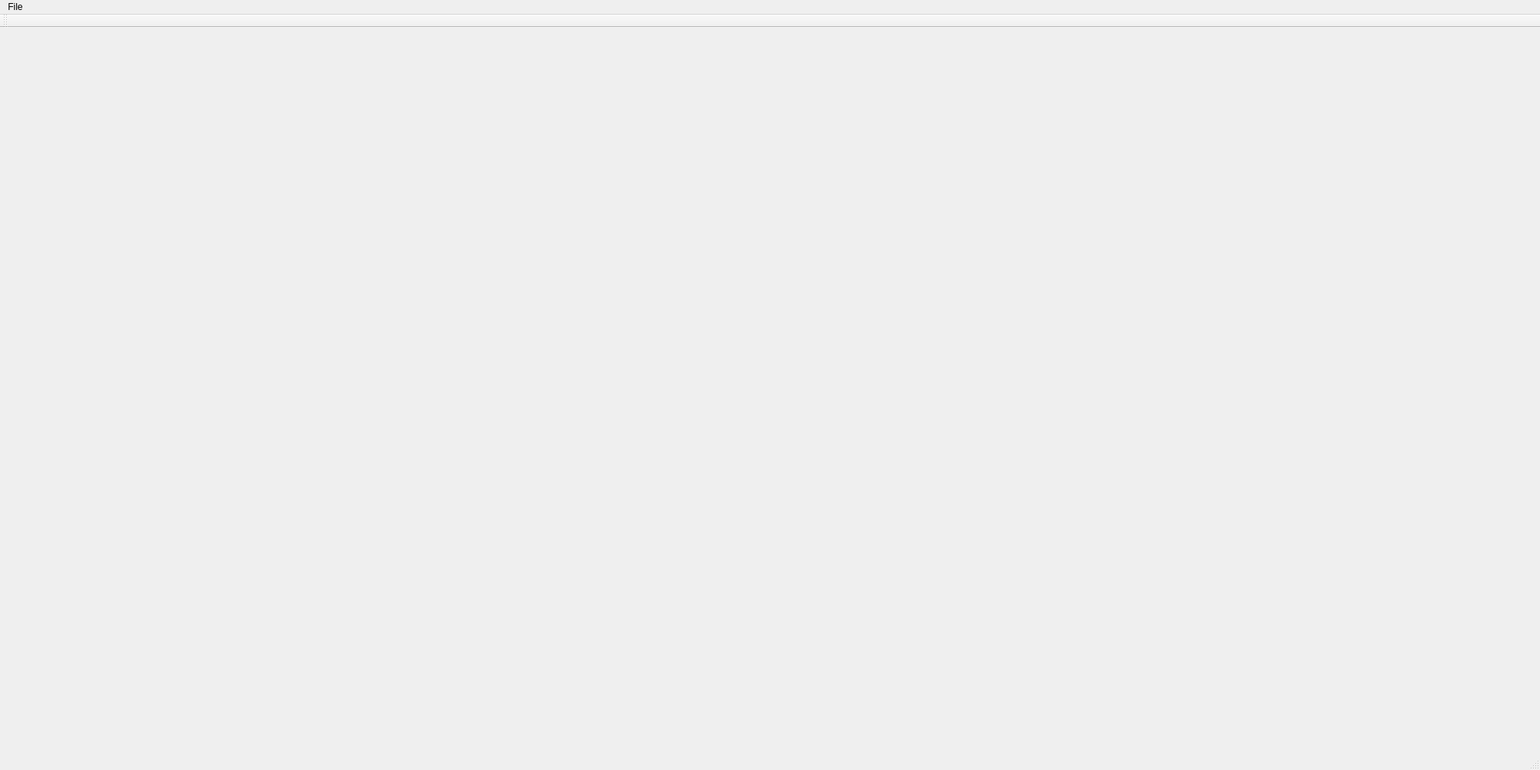
<?xml version="1.0" encoding="UTF-8"?>
<ui version="4.0">
 <class>MainWindow</class>
 <widget class="QMainWindow" name="MainWindow">
  <property name="geometry">
   <rect>
    <x>0</x>
    <y>0</y>
    <width>2000</width>
    <height>1000</height>
   </rect>
  </property>
  <property name="windowTitle">
   <string>MainWindow</string>
  </property>
  <widget class="QWidget" name="centralWidget">
   <property name="autoFillBackground">
    <bool>false</bool>
   </property>
   <widget class="myGLWidget" name="widget" native="true">
    <property name="geometry">
     <rect>
      <x>0</x>
      <y>0</y>
      <width>2000</width>
      <height>1000</height>
     </rect>
    </property>
   </widget>
  </widget>
  <widget class="QMenuBar" name="menuBar">
   <property name="geometry">
    <rect>
     <x>0</x>
     <y>0</y>
     <width>2000</width>
     <height>22</height>
    </rect>
   </property>
   <widget class="QMenu" name="menuFile">
    <property name="title">
     <string>File</string>
    </property>
    <addaction name="actionOpen"/>
    <addaction name="actionVisualize"/>
    <addaction name="actionClose"/>
   </widget>
   <addaction name="menuFile"/>
  </widget>
  <widget class="QToolBar" name="mainToolBar">
   <attribute name="toolBarArea">
    <enum>TopToolBarArea</enum>
   </attribute>
   <attribute name="toolBarBreak">
    <bool>false</bool>
   </attribute>
  </widget>
  <widget class="QStatusBar" name="statusBar"/>
  <action name="actionOpen">
   <property name="text">
    <string>Open</string>
   </property>
  </action>
  <action name="actionVisualize">
   <property name="text">
    <string>Visualize</string>
   </property>
  </action>
  <action name="actionClose">
   <property name="text">
    <string>Close</string>
   </property>
  </action>
 </widget>
 <layoutdefault spacing="6" margin="11"/>
 <customwidgets>
  <customwidget>
   <class>myGLWidget</class>
   <extends>QWidget</extends>
   <header>myglwidget.h</header>
   <container>1</container>
  </customwidget>
 </customwidgets>
 <resources/>
 <connections/>
</ui>
